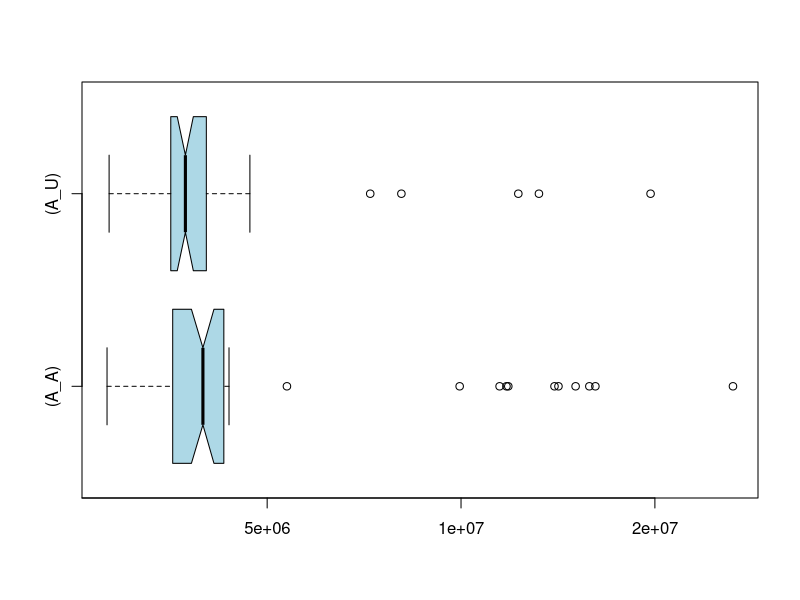

R code for this plot:
if (exists("A_A")) remove("A_A")
if (exists("A_U")) remove("A_U")
if (exists("C_A")) remove("C_A")
if (exists("C_U")) remove("C_U")
A_U<-c(3903582,3419231,4135282,3617227,13212123,3929766,4015829,4048309,4022787,19693539,3567273,3174400,2939481,2866490,2841414,3828990,3718706,3591324,3488365,3746346,3665475,3618564,3663712,12273275,3833990,3932251,3481323,3431286,3109950,2889505,2899988,3704432,4276184,3818026,7227964,3883522,3555113,8079545,4475680,3542310,3669291,4102879,3863135,3624593,3915536,4700600,3522954,3746736,4124909,3705088)
A_A<-c(14167087,3226880,3966999,3847891,3424045,4184818,4230602,15822017,3725923,4069222,13967979,4063917,3633571,2935577,2820461,3901023,3696261,4362373,15062964,3414633,4136859,16166725,4105687,5366105,4282411,3987136,11840617,3409000,3463815,2984723,2842986,3359081,3584431,3991130,3885090,11478695,3507295,26440225,3809333,3939748,4223234,3980477,3480390,9951246,4226659,4066494,11764543,3566706,3684088,3750581)
if (exists("A_U")) boxplot.stats(A_U)
if (exists("A_A")) boxplot.stats(A_A)
if (exists("C_U")) boxplot.stats(C_U)
if (exists("C_A")) boxplot.stats(C_A)
if (exists("A_U")) summary(A_U)
if (exists("A_A")) summary(A_A)
if (exists("C_U")) summary(C_U)
if (exists("C_A")) summary(C_A)
if (exists("A_U")) boxplot(A_A,A_U,col="lightblue",horizontal=TRUE,log="x",match=TRUE,names=c("(A_A)","(A_U)"),notch=TRUE)
if (exists("C_U")) boxplot(C_A,C_U,col="lightblue",horizontal=TRUE,log="x",match=TRUE,names=c("(C_A)","(C_U)"),notch=TRUE)
